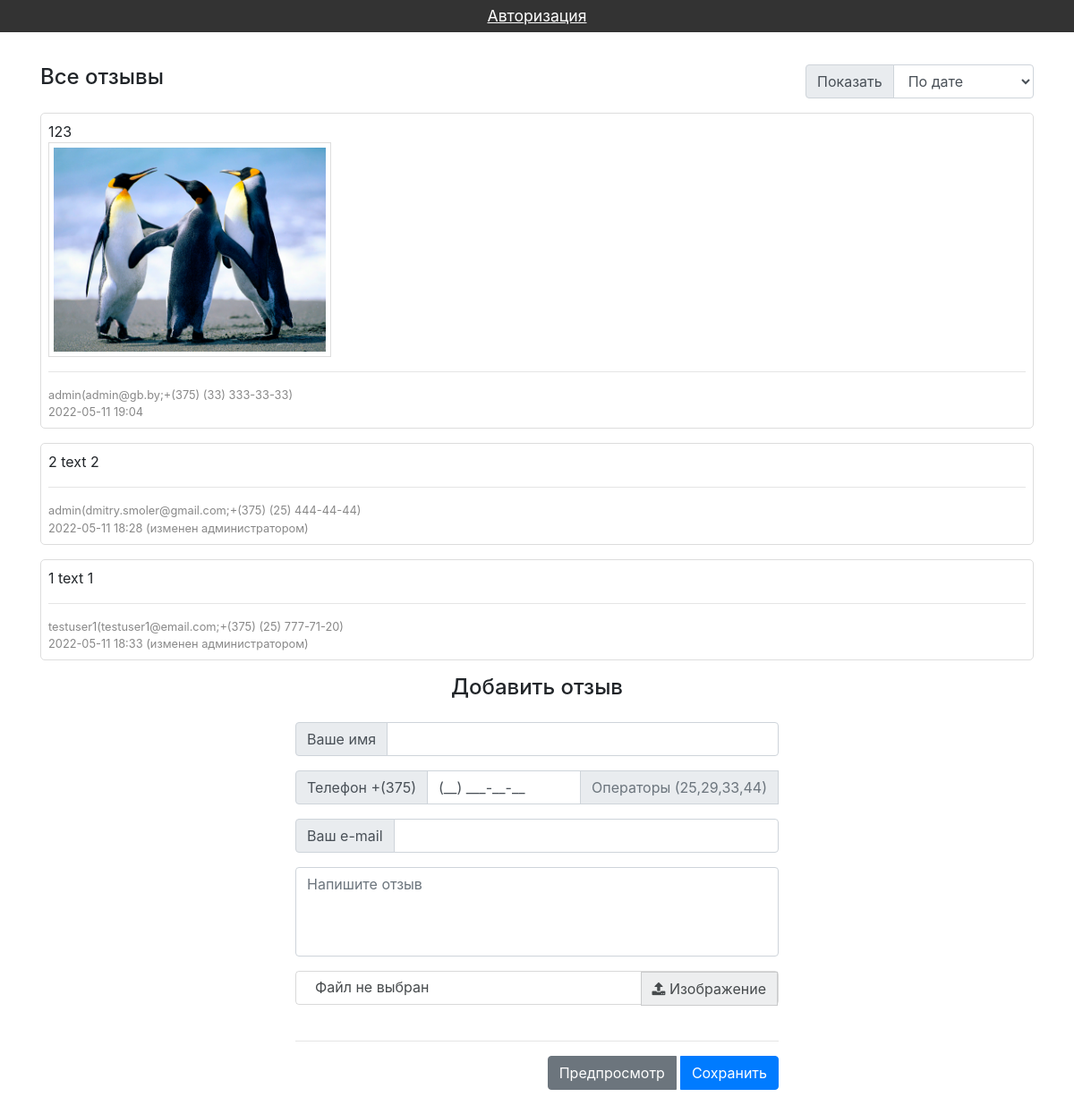
/pub/index.php, run on the app's committed database.
### tables this page shows
CREATE TABLE IF NOT EXISTS `testimonials` (
  `id` int(11) NOT NULL AUTO_INCREMENT,
  `username` tinytext NOT NULL,
  `email` tinytext NOT NULL,
  `phone` tinytext NOT NULL,
  `comment` text NOT NULL,
  `picture` varchar(255) NOT NULL DEFAULT '',
  `published` tinyint(1) NOT NULL,
  `created_at` datetime NOT NULL,
  `modified_at` datetime NOT NULL,
  PRIMARY KEY (`id`)
);

### app/core/controller.php (called while the page is built, shortened)
<?php
class Controller
{
	public function view($subview, $data = [])
	{
		require_once '../app/view/layout.php';
	}
}

### app/controller/testimonials.php (called while the page is built, shortened)
<?php
class Testimonials extends Controller
{
	public function __construct()
	{
		$this->testimonialsModel = $this->model('testimonial');
	}
    public function index()
	{
		$this->data['testimonials'] = $this->testimonialsModel->getAll();
        $this->data['sortlist'] = '../app/view/sortlist.php';;
		$this->view('index', $this->data);
	}
}

### app/core/route.php (called while the page is built, shortened)
<?php
class Route
{
	private $method = 'index';
	public function __construct()
	{
		$url = $this->parseUrl();
		$this->controller = new $this->controller();
		$this->params = $url ? array_values($url) : [];
		call_user_func_array([$this->controller, $this->method], $this->params);
	}
}

### pub/index.php (called while the page is built, shortened)
<?php
$route = new Route();

### app/core/helper.php (called while the page is built, shortened)
<?php
function baseUrl()
{
    return BASE_URL;
}

### app/core/database.php (called while the page is built, shortened)
<?php
class Database
{
	private $connection;
	private function __construct()
	{
        $this->connection = new mysqli(DB_HOST, DB_USERNAME, DB_PASSWORD, DB_NAME);
		$this->connection->set_charset('utf8');
	}
	public function query($sql)
	{
		$result = $this->connection->query($sql);
		$data = array();
		while ( $row = $result->fetch_assoc() ) {
			$data[] = $row;
		}
		return $data;
	}
}

### app/model/testimonial.php (called while the page is built, shortened)
<?php
class Testimonial extends Model
{
	public function __construct()
	{
		$this->table = 'testimonials';
	}
	public function getAll($order = 'created_at')
	{
	    $sort = " DESC";
		$sql = "SELECT * FROM " . $this->table . " ORDER BY " . $order . $sort;
		return $this->db->query($sql);
	}
}

### app/view/sortlist.php (the view, shortened to what this page needs)
<?php if ( isset($testimonials) && count($testimonials) > 0 ) : ?>
    <?php foreach ( $testimonials as $comment ) : ?>
        <?php if ( $comment['published'] > 0 || (isset($user) && $user['role_id'] == 1)) : ?>
            <div class="comment-item <?= $comment['published'] ? '' : 'comment-item-hidden'?> mb-3">
                <div class="row">
                    <div class="col-sm-12">
                        <div class="comment-body">
                            <p><?= $comment['comment'] ?></p>
                            <?php if ( isset($comment['picture']) && $comment['picture'] !='') : ?>
                                <img class="comment-image" src="<?= baseUrl(). '/images/' . $comment['picture'] ?>" alt="Comment Picture" >
                            <?php endif; ?>
                            <hr>
                            <p class="comment-author"><?= $comment['username'] ?>(<?= $comment['email'] ?>;<?= $comment['phone'] ?>)</p>
                            <p class="comment-date">
                                <?php if ( $comment['created_at'] != $comment['modified_at'] ) : ?>
                                    <?= date('Y-m-d H:i', strtotime($comment['modified_at'])) ?> (изменен администратором)
                                <?php else : ?>
                                    <?= date('Y-m-d H:i', strtotime($comment['created_at'])) ?>
                                <?php endif; ?>
                            </p>
                        </div>
                    </div>
                </div>
            </div>
        <?php endif; ?>
    <?php endforeach; ?>
<?php endif; ?>

### app/view/layout.php (shortened to what this page needs)
<!DOCTYPE html>
<html lang="ru">
<head>
    <link rel="stylesheet" href="<?= baseUrl() . '/js/bootstrap/css/bootstrap.min.css'; ?>" type="text/css">
    <link rel="stylesheet" href="<?= baseUrl() . '/js/font-awesome/css/font-awesome.min.css'; ?>" type="text/css">
    <link rel="stylesheet" href="<?= baseUrl() . '/css/style.css'; ?>" type="text/css">
</head>
<body>
  <div class="top fixed-top text-center">
      <?php if ( !isset($_SESSION['user']) ) : ?>
          <a class="top-nav" href="<?= '/auth/login' ?>">Авторизация</a>
      <?php else : ?>
          <a class="top-nav" href="<?= '/auth/logout' ?>">Выйти</a>
	  <?php endif; ?>
  </div>
  <?php include $subview; ?>
</body>
</html>

### app/view/index.php (shortened to what this page needs)
<div class="container">
    <div class="row mb-3">
        <div class="col-sm-6 col-md-8 col-lg-9">
            <h4>Все отзывы</h4>
        </div>
        <div class="sortcomments col-sm-6 col-md-4 col-lg-3">
            <div class="input-group">
                <div class="input-group-prepend">
                    <span class="input-group-text">Показать</span>
                </div>
                <select id="sort" class="form-control ">
                    <option selected value="created_at">По дате</option>
                </select>
            </div>
        </div>
    </div>
    <div id="sortlist">
        <?php include $sortlist; ?>
    </div>
    <div class="pb-4">
            <div id="commentform"  class="row justify-content-center">
                <div class="col-sm-12 col-md-8 col-lg-6">
                    <form id="formcomment" action="<?= baseUrl().'/testimonials/add'; ?>" method="post" class="form-comment needs-validation" enctype="multipart/form-data">
                        <h4 class="text-center mb-4">Добавить отзыв</h4>
                        <div class="form-group input-group">
                            <div class="input-group-prepend">
                                <span class="input-group-text">Ваше имя</span>
                            </div>
                            <input name="username" id="username" type="text" class="form-control" maxlength="30" required>
                        </div>
                        <div class="form-group input-group">
                            <div class="input-group-prepend">
                                <span class="input-group-text">Телефон +(375)</span>
                            </div>
                            <input name="phone" id="phone" type="tel" class="form-control"
                                   pattern="\s?[\(]{0,1}(25|29|33|44)[\)]{0,1}\s?\d{3}[-]{0,1}\d{2}[-]{0,1}\d{2}"
                                   value="(__) ___-__-__"
                                   placeholder="(__) ___-__-__" required >
                            <div class="input-group-append d-none d-sm-block">
                                <span class="input-group-text text-muted form-label">Операторы (25,29,33,44)</span>
                            </div>
                        </div>
                        <div class="form-group input-group">
                            <div class="input-group-prepend">
                                <span class="input-group-text">Ваш e-mail</span>
                            </div>
                            <input name="email" id="email"  type="email"
                                   pattern="^([a-zA-Z0-9\.]+@+[a-zA-Z]+(\.)+[a-zA-Z]{2,3})$"
                                   class="form-control" maxlength="50" required>
                        </div>
                        <div class="form-group">
                            <textarea name="comment" id="comment" class="form-control" rows="10" placeholder="Напишите отзыв" required ></textarea>
                        </div>
                        <div class="form-group row">
                            <div class="col-sm-12">
                                <div class="upload">
                                    <label for="picture">
                                        <span id="filename">Файл не выбран</span>
                                        <span id="filelabel"><i class="fa fa-upload" aria-hidden="true"></i> <span class="d-none d-sm-inline">Изображение</span></span>
                                    </label>
                                </div>
                            </div>
                        </div>
                        <hr>
                        <div class="btn-group float-right" role="group" aria-label="Actions">
                            <button id="preview" class="btn btn-secondary" type="button">Предпросмотр</button>
                            <button class="btn btn-primary ml-1" type="submit">Сохранить</button>
                        </div>
                    </form>
                </div>
            </div>
    </div>
</div>

### pub/css/style.css (style rules this page uses)
html { min-height: 100%; position: relative; }
body { padding-top: 4.5rem; margin-bottom: 50px; }
.top { background-color: #333; padding: 5px; }
.top-nav { text-decoration: underline; font-size: 1.1rem; color: #fff; }
.comment-item { border: 1px solid #ddd; background-color: #fff; border-radius: 5px; padding: 0.5rem; }
.comment-image { padding: 5px; border: 1px solid #ddd; max-height: 240px; }
.comment-body p { margin-bottom: 0; word-wrap: break-word; }
.comment-author, .comment-date { font-size: 0.8rem; color: #888; margin-bottom: 6px; }
.form-comment .form-label { color: #999; }
.form-comment textarea { resize: none; height: 100px; }
.upload { box-sizing: border-box; width: 100%; margin: 0; padding: 0; position: relative; }
.upload > label { border: 1px solid rgba(0,0,0,.15); width: 100%; border-radius: 0.25rem; height: 38px; display: block; box-sizing: border-box; margin-bottom: 0; }
.upload > label > span { display: inline-block; padding: 0.5rem 0.75rem; line-height: 1.25; color: #464a4c; }
.upload > label #filename { position: absolute; top: 0; left: 10px; }
.upload > label #filelabel { background-color: #edeeef; margin: 0; border: 1px solid rgba(0,0,0,.15); float: right; cursor: pointer; }

### data on the page
testimonials: comment "123", picture (picture), username "admin", email "admin@gb.by", phone "+(375) (33) 333-33-33", created_at "2022-05-11 19:04"
testimonials: comment "2 text 2", username "admin", email "dmitry.smoler@gmail.com", phone "+(375) (25) 444-44-44", modified_at "2022-05-11 18:28"
testimonials: comment "1 text 1", username "testuser1", email "testuser1@email.com", phone "+(375) (25) 777-71-20", modified_at "2022-05-11 18:33"
